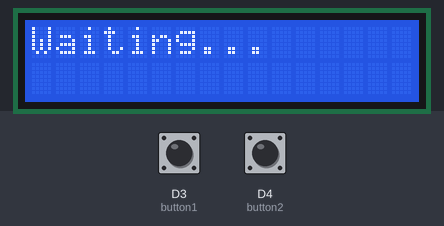
A sketch run on a simulated ESP8266 (NodeMCU). Parts: 16×2 character LCD. Inputs (shaded band) come from the test bench; at power-on: D3 (button1) HIGH, D4 (button2) HIGH.

Above: at 0.2 s.
1.9 s: D3 (button1) pulled LOW for 3.2 s
At 3.1 s:
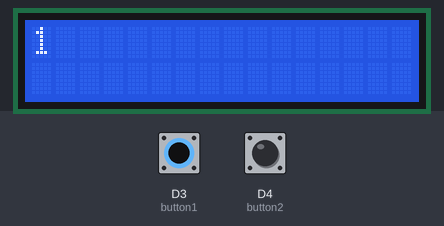
6.6 s: D3 (button1) pulled LOW for 0.15 s
At 6.9 s:
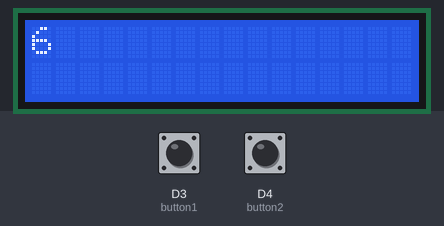
Timing chart, 0 to 9.6 s (numbered marks = the images above; inputs shaded):
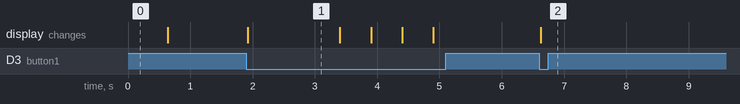

Measured:
- after the input at 1.9 s, the display: changes at once (image 1)
- after the input at 6.6 s, the display: changes at once (image 2)
- what the display in image 1 shows lasts 1.5 s, from 1.9 s to 3.4 s

The sketch:

TimerCountLEDs.ino
```cpp
#include"TCLED.h"

void setup() {
   initialize();
   initializeLCD();
   initializeTimer1();
}

void loop() {
   updateStep();
}
```

TCLED.cpp
```cpp
#include"TCLED.h"

extern volatile bool firstRead1 = 0, secondRead1 = 0;
extern volatile bool firstRead2 = 0, secondRead2 = 0;
extern volatile bool pressed1 = 0, pressedOne1 = 0, pressedThree1 = 0;
extern volatile bool pressed2 = 0, pressedOne2 = 0, pressedThree2 = 0;
extern volatile int count1 = 0, countOne1 = 0, countThree1 = 0;
extern volatile int count2 = 0, countOne2 = 0, countThree2 = 0;
extern volatile bool checkOne1 = 1, checkThree1 = 1;
extern volatile bool checkOne2 = 1, checkThree2 = 1;
extern volatile int counter = 0;

LiquidCrystal_I2C lcd(0x27,16,2);
enum{READY, IN, IN_ONE, IN_THREE, DE, DE_ONE, DE_THREE} state;

void ISR(){
   // Read and store signal of button1
   secondRead1 = firstRead1;
   firstRead1 = digitalRead(button1);


   // Read and store signal of button2
   secondRead2 = firstRead2;
   firstRead2 = digitalRead(button2);

   if((firstRead1 == secondRead1) && (firstRead1 == 0)){
      count1++;
      pressed1 = 1;
      if(count1 >= ((pressRequire2 * 1000) / interval)){
         pressedThree1 = 1;
         if(countThree1 >= ((speed2 * 1000) / interval)){
            countThree1 = 0;
         }
         countThree1++;
      }
      else if((count1 >= ((pressRequire1 * 1000) / interval)) && (count1 < ((pressRequire2 * 1000) / interval))){
         pressedOne1 = 1;
         if(countOne1 >= ((speed1 * 1000) / interval)){
            countOne1 = 0;
         }
         countOne1++;
      }

   }else{
      count1 = 0;
      pressed1 = 0;
      pressedOne1 = 0;
      pressedThree1 = 0;
      countOne1 = 0;
      countThree1 = 0;
   }


   if((firstRead2 == secondRead2) && (firstRead2 == 0) && (pressed1 == 0)){
      count2++;
      pressed2 = 1;
      if(count2 >= ((pressRequire2 * 1000) / interval)){
         pressedThree2 = 1;
         if(countThree2 >= ((speed2 * 1000) / interval)){
            countThree2 = 0;
         }
         countThree2++;
      }
      else if((count2 >= ((pressRequire1 * 1000) / interval)) && (count2 < ((pressRequire2 * 1000) / interval))){
         pressedOne2 = 1;
         if(countOne2 >= ((speed1 * 1000) / interval)){
            countOne2 = 0;
         }
         countOne2++;
      }

   }else{
      count2 = 0;
      pressed2 = 0;
      pressedOne2 = 0;
      pressedThree2 = 0;
      countOne2 = 0;
      countThree2 = 0;
   }
}

void modCounter(bool up){
   if(up){
      if(counter == 127) counter = 0;
      else counter++;
      lcd.clear();
      lcd.print(counter);
   }
   else{
      if(counter == 0) counter = 127;
      else counter--;
      lcd.clear();
      lcd.print(counter);
   }
}

void initializeTimer1(){
   timer1_isr_init();
   timer1_attachInterrupt(ISR);
   timer1_enable(TIM_DIV16, TIM_EDGE, TIM_LOOP);
   timer1_write(5000 * interval);
   interrupts();
}

void initializeLCD(){
   Wire.begin();
   lcd.begin(16,2);
   lcd.init();
   lcd.backlight();
   lcd.print("Waiting...");
   delay(500);
   lcd.clear();
}

void initialize(){
   pinMode(button1, INPUT_PULLUP);
   pinMode(button2, INPUT_PULLUP);
}

void updateStep(){
   switch(state){
      case READY:
         if(pressed1){
            modCounter(1);
            state = IN;
         }
         if(pressed2){
            modCounter(0);
            state = DE;
         }
         break;
      case IN:
         if(!pressed1) state = READY;
         if(pressedOne1) state = IN_ONE;
         break;
      case DE:
         if(!pressed2) state = READY;
         if(pressedOne2) state = DE_ONE;
         break;
      case IN_ONE:
         if(!pressed1) state = READY;
         if(countOne1 == ((speed1 * 1000) / interval)){
            if(checkOne1){ // Create a latch
               checkOne1 = 0;
               modCounter(1);
            }
         }else checkOne1 = 1;
         if(pressedThree1) state = IN_THREE;
         break;
      case DE_ONE:
         if(!pressed2) state = READY;
         if(countOne2 == ((speed1 * 1000) / interval)){
            if(checkOne2){
               checkOne2 = 0;
               modCounter(0);
            }
         }else checkOne2 = 1;
         if(pressedThree2) state = DE_THREE;
         break;
      case IN_THREE:
         if(!pressed1) state = READY;
         if(countThree1 == ((speed2 * 1000) / interval)){
            if(checkThree1){
               checkThree1 = 0;
               modCounter(1);
            }
         }else checkThree1 = 1;
         break;
      case DE_THREE:
         if(!pressed2) state = READY;
         if(countThree2 == ((speed2 * 1000) / interval)){
            if(checkThree2){
               checkThree2 = 0;
               modCounter(0);
            }
         }else checkThree2 = 1;
         break;
   }
}
```

TCLED.h
```cpp
#ifndef TCLED_H
#define TCLED_H
#include<Wire.h>
#include<LiquidCrystal_I2C.h>
#include<Arduino.h>

// Timer interrupt every 10 ms
#define interval 10
// Change state after 1(or 5)s
#define pressRequire1 1
#define pressRequire2 5
// Change counter after every 0.5(or 0.1)s
#define speed1 0.5
#define speed2 0.1

#define button1 D3
#define button2 D4


void ISR();

void initialize();

void initializeTimer1();

void initializeLCD();

// Function used to modify counter
void modCounter(bool up);

// FSM
void updateStep();

#endif
```
